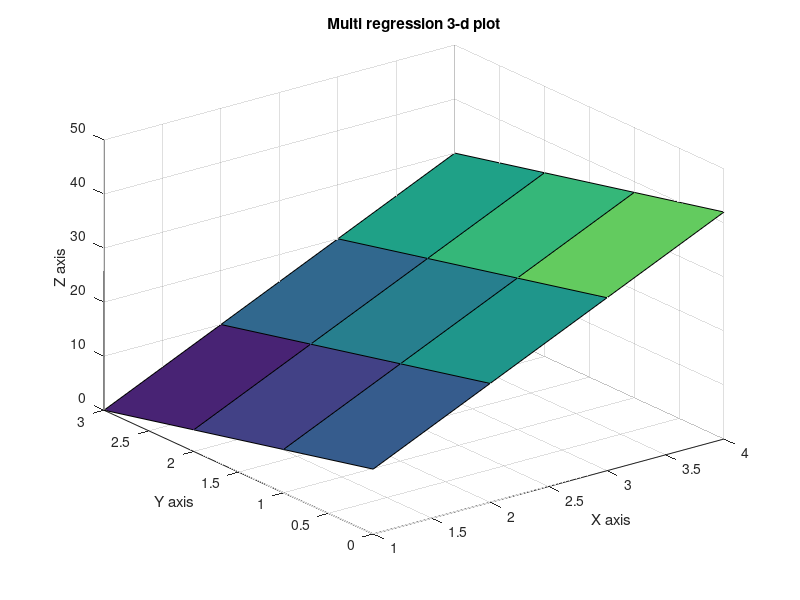

MATLAB code to generate this figure:
%code for question 6
clc;
x1 = [1 ,2 ,3 , 4];
x2 = [0, 1 ,2 , 3];
y  = [12 ,18 ,24 ,30];
n = 4;
x12 = x1.*x1;
x22 = x2.*x2;
x1x2 = x1.*x2;
x1y = x1.*y;
x2y = x2.*y;

A = [n  sum(x1) sum(x2) ; sum(x1)  sum(x12) sum(x1x2) ; sum(x2)  sum(x1x2)  sum(x22)];
B = [sum(y) ; sum(x1y) ; sum(x2y)];
C = linsolve(A,B);
[X1,X2] = meshgrid(x1,x2);


for j = 1:n
    for i = 1:n
        Y(j,i) = C(1) + C(2)*X1(j,i) + C(3)*X2(j,i);
    end
end
%mesh(x1,x2,Y);    
grid on;
surf(X1,X2,Y);
xlabel('X axis');
ylabel('Y axis');
zlabel('Z axis');
title('Multi regression 3-d plot');